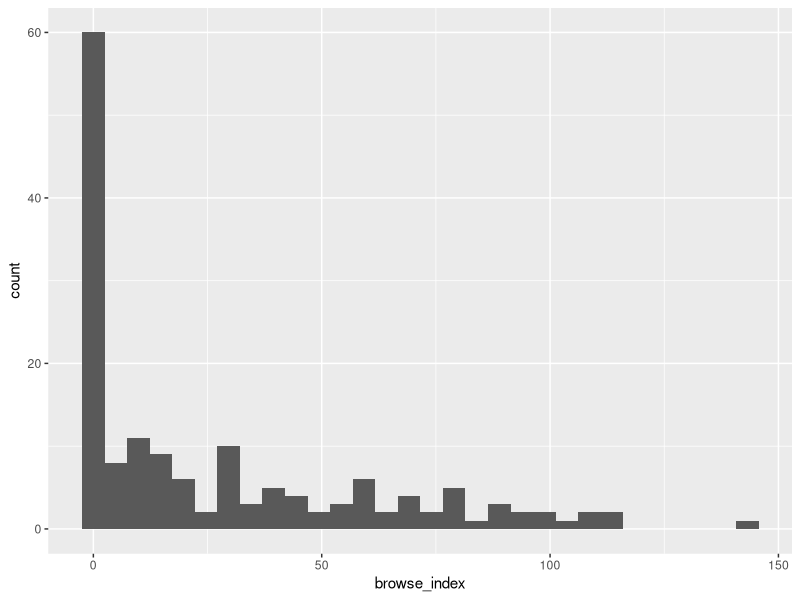

Reproduce this figure in R. (Note: this script raises an error after producing the figure.)
## ---- chunk 1
rm(list=ls())
library(here)
library(tidyverse)
library(ggfortify)
## ---- chunk 2
plot <- read.csv(here("Data", "Moose_Plot_Data.csv"))
tree <- read.csv(here("Data", "Moose_Tree_Data.csv"))
## ---- chunk 3
glimpse(plot)
## ---- chunk 4
glimpse(tree)
## ---- chunk 5
tree$species <- as.factor(tree$species)
tree$plot <- as.factor(tree$plot)

tree$browsed <- as.integer(tree$browsed)

plot$harvest <- as.factor(plot$harvest)
## ---- chunk 6

#First fix Quabbin Forest, the watershed labeled as 0
fixwatershed0 <- which(plot$watershed == "0")
plot$watershed[fixwatershed0] <- "Quabbin"

#Then fix Ware River Forest, the watershed labeled as 1
fixwatershed1 <- which(plot$watershed == "1")
plot$watershed[fixwatershed1] <- "Ware River"

#Now convert it to factor then check the levels to make sure it all worked.
plot$watershed <- as.factor(plot$watershed)
levels(plot$watershed)
## ---- chunk 7
# Checking browse_index first.
# Run code to get a summary of descriptive stats to compare the max and mins with the quartiles, median, and mean. 

summary(plot$browse_index)
## ---- chunk 8
#Make a histogram of this variable to check it out. 

ggplot(plot, aes(x=browse_index))+
  geom_histogram()
## ---- chunk 9
# Find out more about this row:

# which(plot$browse_index == 143.18) 
#This didn't work but I organized the rows from greatest to least in the table and it returned row number 156. 

slice(plot, 156)
## ---- chunk 10
#Now check the summary stats for the whole dataset just to make things quicker. 
plot |>
  summary()
## ---- chunk 11
# I found the unite function through googling. It combines the three columns but ends up with the three values still distinct, just all in one column. This isn't quite what I want. 

# unite(tree, col='interaction', c('browsed', 'stripped', 'broken'), sep = '/')
## ---- chunk 12
# Add a new column that combines browsed, stripped, and broken using mutate (function that modifies columns). Found a model of similar code through googling. 

### tree.updated <- tree |>
  # mutate(interaction = browsed + stripped + broken)

# However, this function added the value in the three columns together, instead of how I wanted, which is to keep the binary yes/no of whether there was moose interaction with the tree. (see next code chunk)

## ---- chunk 13
#First change the column to factor data so I can see the levels. 
# tree.updated$interaction <- as.factor(tree.updated$interaction)

# Check out the levels. Has 0, 1, and 2. 
  # levels(tree.updated$interaction)

#I just want 0 and 1. The 2 indicates that there were two types of interactions. This is extra info for what I want. I will change the rows with 2 to be 1 so that it's binary data.
#First make a fix object with all the rows that have 2. 

  #fix.interaction <- which(tree.updated$interaction == "2")

#Then apply the fix object to change all those rows with 2 to be 1.
  #tree.updated$interaction[fix.interaction] <- "1"
  #tree.updated$interaction <- factor(tree.updated$interaction)

  #levels(tree.updated$interaction)
## ---- chunk 14

#Edit in the tree dataset (original)
fix6.3browseagain <- which(tree$browsed == "6.3")
tree$browsed[fix6.3browseagain] <- "1"
## ---- chunk 15
tree.updated2 <- tree |> 
  pivot_longer(cols = c("browsed", "stripped", "broken"), names_to = "Interaction.name", values_to = "Interaction")
## ---- chunk 16
levels(tree.updated2$species) 
# Noticed that there are inconsistencies with these species names that I didn't catch earlier. 
## ---- chunk 17
fix.blackbirch <- which(tree.updated2$species == "black birch ")
tree.updated2$species[fix.blackbirch] <- "black birch"
tree.updated2$species <- factor(tree.updated2$species)

fix.chestnut <- which(tree.updated2$species == "Chestnut")
tree.updated2$species[fix.chestnut] <- "chestnut"
tree.updated2$species <- factor(tree.updated2$species)

fix.hawthorn <- which(tree.updated2$species == "hawthorne")
tree.updated2$species[fix.hawthorn] <- "hawthorn"
tree.updated2$species <- factor(tree.updated2$species)

fix.hemlock <- which(tree.updated2$species %in% c("hemlock", "Hemlock", "hemlock "))
tree.updated2$species[fix.hemlock] <- "hemlock"
tree.updated2$species <- factor(tree.updated2$species)

fix.redmaple <- which(tree.updated2$species %in% c("red maple", "Red maple", "red maple "))
tree.updated2$species[fix.redmaple] <- "red maple"
tree.updated2$species <- factor(tree.updated2$species)

fix.redoak <- which(tree.updated2$species == "red oak ")
tree.updated2$species[fix.redoak] <- "red oak"
tree.updated2$species <- factor(tree.updated2$species)

fix.sugarmaple <- which(tree.updated2$species == "sugarmaple")
tree.updated2$species[fix.sugarmaple] <- "sugar maple"
tree.updated2$species <- factor(tree.updated2$species)

fix.whitepine <- which(tree.updated2$species %in% c("white pine", "whte pine", "white pine "))
tree.updated2$species[fix.whitepine] <- "white pine"
tree.updated2$species <- factor(tree.updated2$species)
## ---- chunk 18
levels(tree.updated2$plot) 
# There are 541 levels which makes sense because that's how many plots there are. There are 3,913 total observations/rows though, so theres many rows for each level. 
## ---- chunk 19
#use write.csv - specify the data frame, specify where to save, specify what to save as

write.csv(tree.updated2, here("Data", "Updated_Moose_Tree_Data.csv"))

#Save updated dataset for plot as well
write.csv(plot, here("Data", "Updated_Moose_Plot_Data.csv"))
## ---- chunk 20
rm(list=ls())
library(here)
library(tidyverse)
library(ggfortify)
## ---- chunk 21
tree.updated <- read.csv(here("Data", "Updated_Moose_Tree_Data.csv")) 
# Should be the same as what had earlier, just testing that can read in the new csv file. 

plot <- read.csv(here("Data", "Updated_Moose_Plot_Data.csv"))
## ---- chunk 22
summary(tree.updated$dbh_cm)
#Shows that the mean dbh is 15.26 cm, with a max of 85 and a min of 1.20. These stats mean that there's more low value rows than high value rows because the data skews to the right. 
## ---- chunk 23
summary(plot$browse_index) 
#This is also showing a right skew with many lower value rows and fewer higher value rows. The min is 0, the max is 143.18, but the mean is 27.09 and the median is 12.19. 
## ---- chunk 24
summary(plot$elev_m) 
#These numbers seem more consistent, due to the fact that they're not generated by an animal's behavior. The min is 137, the max is 367, and the mean is 252.5 with a median of 254.5. 
## ---- chunk 25
summary(plot$dist_h2o_m) 
#Also pretty variable. The min is 0, max is 984. Mean is 221 and median is 194.5. 
## ---- chunk 26
summary(plot$harvest_intensity_m2.ha)
#The median being 0 for these numbers shows just how many 0s and low value there are for this column. The max is 298 and the mean is 25.65
## ---- chunk 27
summary(plot$tall_shrubs)
#Once again a wide range - min is 0, max is 76. Mean is 5.41 and median is 1. 
## ---- chunk 28
summary(plot$deer_density)
#Seems pretty equally/normally distributed with min being 1.2 and max 4.8. Mean is 2.845 and median is 3. These numbers are relatively all close. 
## ---- chunk 29
ggplot(plot, aes(x=browse_index))+
  geom_histogram(binwidth = 15)+
  facet_wrap(~harvest)+
  theme_bw()
#Use the plot dataset, with browse index as the x variable. Histogram chooses the y automatically, in this case it's count. Facet wrap divides the output into two histograms based on the variable harvest. 
## ---- chunk 30
ggplot(plot, aes(x=browse_index))+
  geom_histogram(binwidth = 15)+
  facet_wrap(~watershed)+
  theme_bw()
#Use the plot dataset, with browse index as the x variable. Histogram chooses the y automatically, in this case it's count. Facet wrap divides the output into two histograms based on the variable watershed. 
## ---- chunk 31
ggplot(tree.updated, aes(x=species, y=dbh_cm, colour = interaction))+
  geom_point() +
  xlab("Species")+
  ylab("dbh in cm")+
  theme_bw()+
  coord_flip()
#Use the updated tree dataset with species as the x and dbh as the y, further distinguished by interaction using colors. Make it a scatterplot. Change the x and y axes names and remove the background. Use coord flip to try to improve readability of the x axis (rather unsuccessfully in this case). 
## ---- chunk 32
ggplot(plot, aes(x=dist_h2o_m, y=browse_index, colour = harvest))+
  geom_point()+
  xlab("distance to water (m)")+
  ylab("browse index")+
  theme_bw()
# use the plot dataset and have distance to water as the x, browse index as the y, and distinguish further by harvest using color. Rename the axes for clarity and remove the background. 
## ---- chunk 33
ggplot(plot, aes(x=dist_dev_m, y=browse_index, colour = harvest))+
  geom_point()+
  xlab("distance to development (m)")+
  ylab("browse index")+
  theme_bw()
# use the plot dataset and have distance to development as the x, browse index as the y, and distinguish further by harvest using color. Rename the axes for clarity and remove the background. 
## ---- chunk 34
ggplot(plot, aes(x=watershed, y=harvest_intensity_m2.ha, colour = harvest, shape = watershed))+
  geom_boxplot()+
  geom_point(position = "jitter", size = 2, alpha = 0.5)+
  xlab("watershed")+
  ylab("harvest intensity (m2/ha)")+
  theme_bw()

#Include a boxplot and the points. Make the points be colored by the variable harvest. Make the points size 2 and partly transparent. Use jitter to show the points more clearly, but then make the points be different shapes for the two so it's clear whic belongs to which. 
## ---- chunk 35
ggplot(tree.updated, aes(x=interaction, y=dbh_cm))+
  geom_boxplot()+
  geom_point(position = "jitter", size = 2, alpha = 0.25)+
  xlab("interaction")+
  ylab("dbh (cm)")+
  theme_bw()
# Use the tree.updated dataset, with interaction as the x axis and dbh as the y. Use jitter, sizing, and transparency (alpha) to be able to see the points better. Rename the axes and remove the background. 
